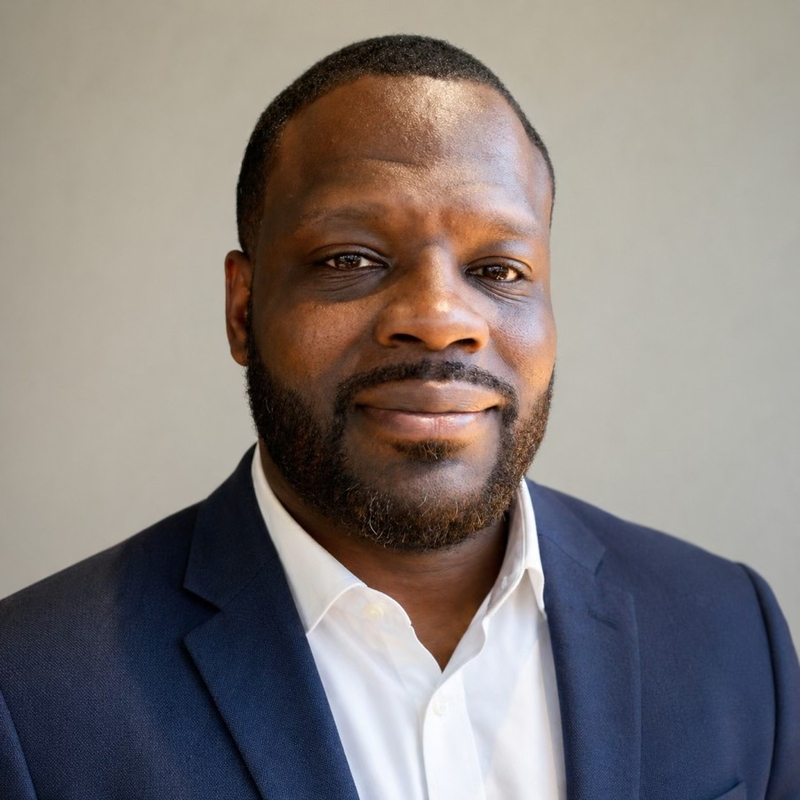
#> input picture assets/images/dakarai.jpg, 800 x 800 px
$ python reduce_undereye.py ../assets/images/dakarai.jpg out.png
#> lines starting #> are read from the running program, lines starting #| are printed output that depends on the picture; after the words box and inside, x2 and y2 are one past the last pixel; in counts of white or black regions, pixels touching at a corner belong together
"""
reduce_undereye.py — soften under-eye shadows on a portrait so the black-and-white
CSS filter on the MFS team page doesn't over-emphasise them.

Approach
--------
1. Detect the face using OpenCV Haar cascade
2. Detect eyes within the upper half of the face
3. Define an under-eye rectangle immediately below each eye
4. Sample skin tone from the mid-cheek (below the under-eye) to know the target
5. Lift the under-eye region toward that skin tone with a soft feathered mask
6. Also apply a light Gaussian blur inside the mask to reduce texture harshness

Usage
-----
    python scripts/reduce_undereye.py INPUT.jpg OUTPUT.jpg [--strength 0.55]

Idempotent — running twice will further soften, which is why we take a --strength arg.
"""

from __future__ import annotations

import argparse
from pathlib import Path

import cv2
import numpy as np


def _load_cascades():
    base = Path(cv2.data.haarcascades)
    face = cv2.CascadeClassifier(str(base / "haarcascade_frontalface_default.xml"))
    eye = cv2.CascadeClassifier(str(base / "haarcascade_eye.xml"))
    if face.empty() or eye.empty():
        raise RuntimeError("Failed to load Haar cascade XML files.")
    return face, eye


def _largest(rects):
    if len(rects) == 0:
        return None
    return max(rects, key=lambda r: r[2] * r[3])


def _detect_face_and_eyes(bgr: np.ndarray):
    face_cc, eye_cc = _load_cascades()
    gray = cv2.cvtColor(bgr, cv2.COLOR_BGR2GRAY)
    faces = face_cc.detectMultiScale(gray, scaleFactor=1.1, minNeighbors=5, minSize=(120, 120))
    face = _largest(faces)
    if face is None:
        return None, []
    fx, fy, fw, fh = face
    # Restrict eye search to top half of face to avoid nostril/mouth false positives.
    face_upper = gray[fy : fy + fh // 2, fx : fx + fw]
    eyes = eye_cc.detectMultiScale(face_upper, scaleFactor=1.1, minNeighbors=6, minSize=(fw // 8, fw // 8))
    # Convert back to full-image coordinates.
    eyes = [(fx + ex, fy + ey, ew, eh) for (ex, ey, ew, eh) in eyes]
    # Sort by area, keep up to two biggest.
    eyes = sorted(eyes, key=lambda r: r[2] * r[3], reverse=True)[:2]
    return face, eyes


def _sample_skin(bgr: np.ndarray, face_rect, eyes) -> np.ndarray:
    """Sample average skin BGR from the cheek region below the eyes."""
    fx, fy, fw, fh = face_rect
    if len(eyes) < 1:
        # Fallback: sample from lower-middle of face (cheek area).
        cy1 = fy + int(fh * 0.55)
        cy2 = fy + int(fh * 0.70)
        cx1 = fx + int(fw * 0.30)
        cx2 = fx + int(fw * 0.70)
    else:
        # Sample immediately below-and-outside the under-eye zone (cheek proper).
        ex, ey, ew, eh = eyes[0]
        cy1 = ey + int(eh * 2.2)
        cy2 = ey + int(eh * 3.4)
        cx1 = ex - int(ew * 0.2)
        cx2 = ex + int(ew * 1.2)
    cy1 = max(0, cy1)
    cy2 = min(bgr.shape[0], cy2)
    cx1 = max(0, cx1)
    cx2 = min(bgr.shape[1], cx2)
    patch = bgr[cy1:cy2, cx1:cx2]
    if patch.size == 0:
        return np.array([180, 160, 150], dtype=np.float32)  # neutral warm skin fallback
    # Use median to be robust against stray hair/shadow pixels.
    return np.median(patch.reshape(-1, 3), axis=0).astype(np.float32)


def _build_undereye_mask(shape, eyes) -> np.ndarray:
    """Feathered soft mask over the under-eye zones."""
    mask = np.zeros(shape[:2], dtype=np.float32)
    for (ex, ey, ew, eh) in eyes:
        # Under-eye rectangle: starts just below the eye, height ~ 0.9 of eye height, width ~ 1.1 of eye width.
        ux = int(ex - 0.05 * ew)
        uy = int(ey + 0.75 * eh)
        uw = int(ew * 1.10)
        uh = int(eh * 0.90)
        # Draw an ellipse (softer than a rectangle) then feather.
        center = (ux + uw // 2, uy + uh // 2)
        axes = (uw // 2, uh // 2)
        cv2.ellipse(mask, center, axes, 0, 0, 360, 1.0, thickness=-1)
    # Feather.
    k = max(15, (shape[0] // 40) | 1)  # odd kernel scaled to image size
    mask = cv2.GaussianBlur(mask, (k, k), 0)
    # Normalise to [0,1].
    if mask.max() > 0:
        mask = mask / mask.max()
    return mask


def reduce_undereye(bgr: np.ndarray, strength: float = 0.55) -> np.ndarray:
    """Return a copy of `bgr` with under-eye shadows softened.

    strength: 0..1 -- how strongly to pull the under-eye toward the skin-tone target.
    0.55 is a natural default; 0.7+ starts to look retouched.
    """
    face, eyes = _detect_face_and_eyes(bgr)
    if face is None or len(eyes) == 0:
        print("[warn] no face/eyes detected; returning input unchanged")
        return bgr.copy()

    skin = _sample_skin(bgr, face, eyes)  # BGR float
    mask = _build_undereye_mask(bgr.shape, eyes)  # HxW float 0..1

    # Build a "target" layer: a slight blend of the original with the skin tone,
    # slightly brightened, then lightly blurred to smooth texture.
    src = bgr.astype(np.float32)
    # Lightened toward skin: mix src with skin, then add a small brightness lift.
    target = 0.55 * src + 0.45 * skin.reshape(1, 1, 3)
    target = np.clip(target * 1.06, 0, 255)  # +6% brightness in the under-eye
    # Slight blur to reduce shadow texture / bags.
    target = cv2.GaussianBlur(target, (0, 0), sigmaX=2.5, sigmaY=2.5)

    mask3 = np.dstack([mask, mask, mask]) * float(strength)
    out = src * (1.0 - mask3) + target * mask3
    return np.clip(out, 0, 255).astype(np.uint8)


def main():
    ap = argparse.ArgumentParser()
    ap.add_argument("input", type=Path)
    ap.add_argument("output", type=Path)
    ap.add_argument("--strength", type=float, default=0.55, help="0..1, default 0.55")
    args = ap.parse_args()

    bgr = cv2.imread(str(args.input))
#> bgr is the input picture: shape (800, 800, 3); mean B, G, R 122.6, 125.5, 133
    if bgr is None:
        raise SystemExit(f"could not read {args.input}")
    result = reduce_undereye(bgr, strength=args.strength)
#> in _detect_face_and_eyes, `gray = cv2.cvtColor(bgr, cv2.COLOR_BGR2GRAY)`:
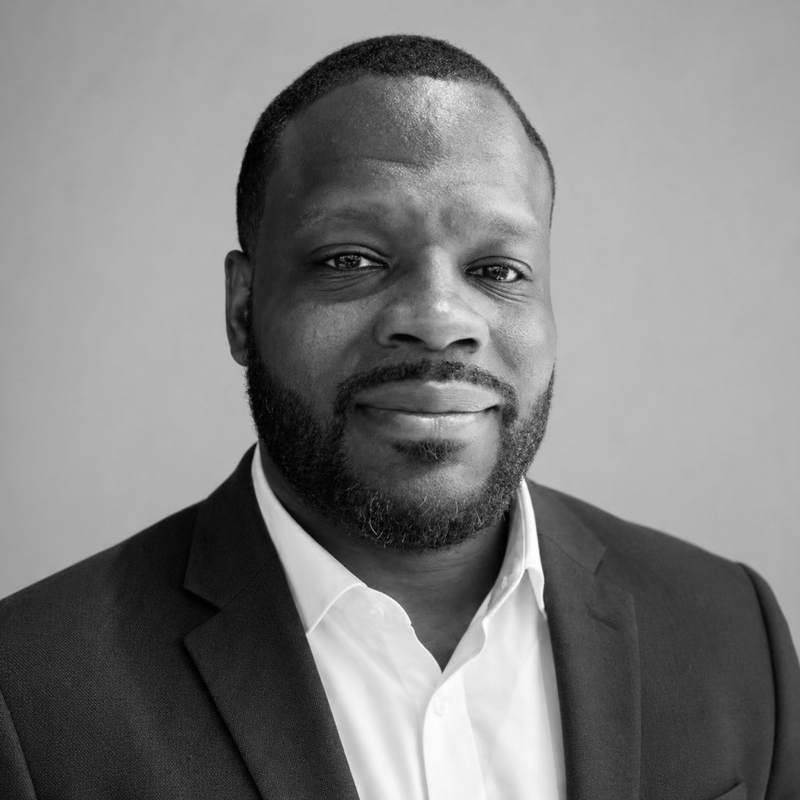
#> gray: shape (800, 800); min 0, max 255, mean 127.4
#> in _detect_face_and_eyes, `faces = face_cc.detectMultiScale(gray, scaleFactor=1.1, minNeighbors=5..`: faces = [[255, 130, 346, 346]]
#> in _detect_face_and_eyes, `face = _largest(faces)`: face = [255, 130, 346, 346]
#> in _detect_face_and_eyes, `fx, fy, fw, fh = face`: fx = 255; fy = 130; fw = 346
#> in _detect_face_and_eyes, `face_upper = gray[fy : fy + fh // 2, fx : fx + fw]`:
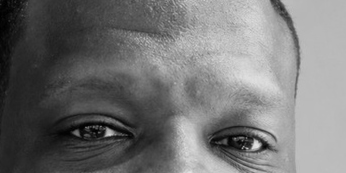
#> face_upper: shape (173, 346); min 0, max 227, mean 115
#> in _detect_face_and_eyes, `eyes = eye_cc.detectMultiScale(face_upper, scaleFactor=1.1, minNeighbo..`: eyes = [[209, 119, 46, 46]]
#> in _detect_face_and_eyes, `eyes = [(fx + ex, fy + ey, ew, eh) for (ex, ey, ew, eh) in eyes]`: eyes = [(464, 249, 46, 46)]
#> in reduce_undereye, `face, eyes = _detect_face_and_eyes(bgr)`: face = [255, 130, 346, 346]; eyes = [(464, 249, 46, 46)]
#> in _sample_skin, `fx, fy, fw, fh = face_rect`: fx = 255; fy = 130; fw = 346
#> in _sample_skin, `ex, ey, ew, eh = eyes[0]`: ex = 464; ey = 249; ew = 46
#> in _sample_skin, `cy1 = ey + int(eh * 2.2)`: cy1 = 350
#> in _sample_skin, `cy2 = ey + int(eh * 3.4)`: cy2 = 405
#> in _sample_skin, `cx1 = ex - int(ew * 0.2)`: cx1 = 455
#> in _sample_skin, `cx2 = ex + int(ew * 1.2)`: cx2 = 519
#> in _sample_skin, `patch = bgr[cy1:cy2, cx1:cx2]`:
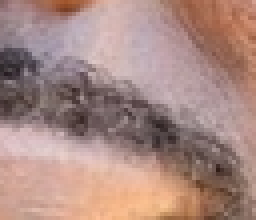
#> patch: shape (55, 64, 3) (shown 4 times larger); mean B, G, R 130.6, 137.7, 169.2
#> in reduce_undereye, `skin = _sample_skin(bgr, face, eyes)`: skin = [138, 144, 176]
#> the loop in _build_undereye_mask, `for (ex, ey, ew, eh) in eyes:` made 1 pass
#> (ex, ey, ew, eh, ux, uy, uw, uh) on pass 1: (464, 249, 46, 46, 461, 283, 50, 41)
#> after the loop in _build_undereye_mask, `for (ex, ey, ew, eh) in eyes:`:
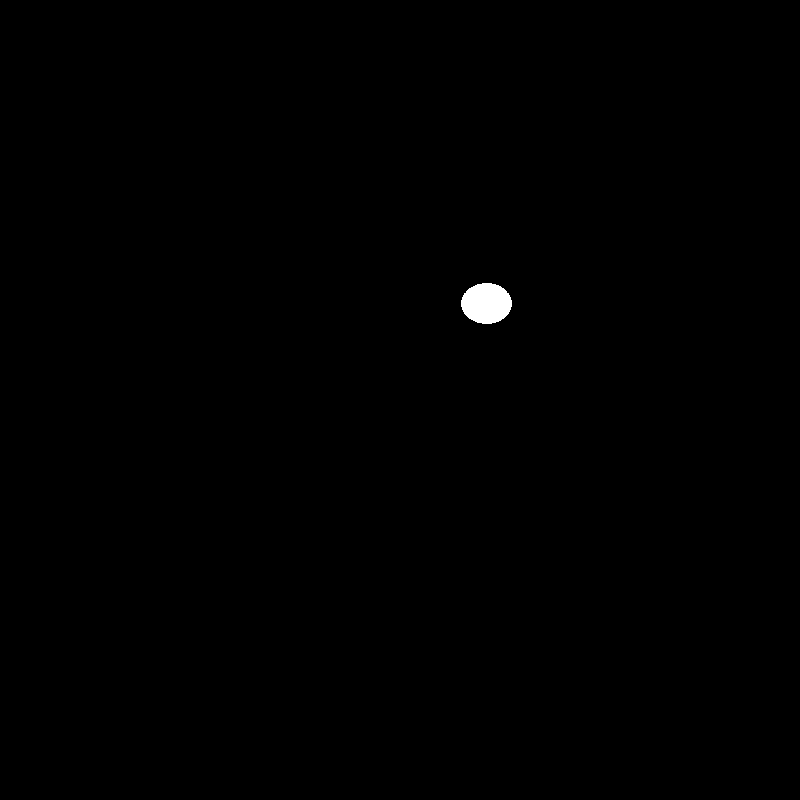
#> mask: shape (800, 800) float32; values 0 (black) and 1 (white), 0.25% white; 1 white region, box (x1, y1, x2, y2) and area: (461, 283, 512, 324) 1631
#> in reduce_undereye, `target = 0.55 * src + 0.45 * skin.reshape(1, 1, 3)`:
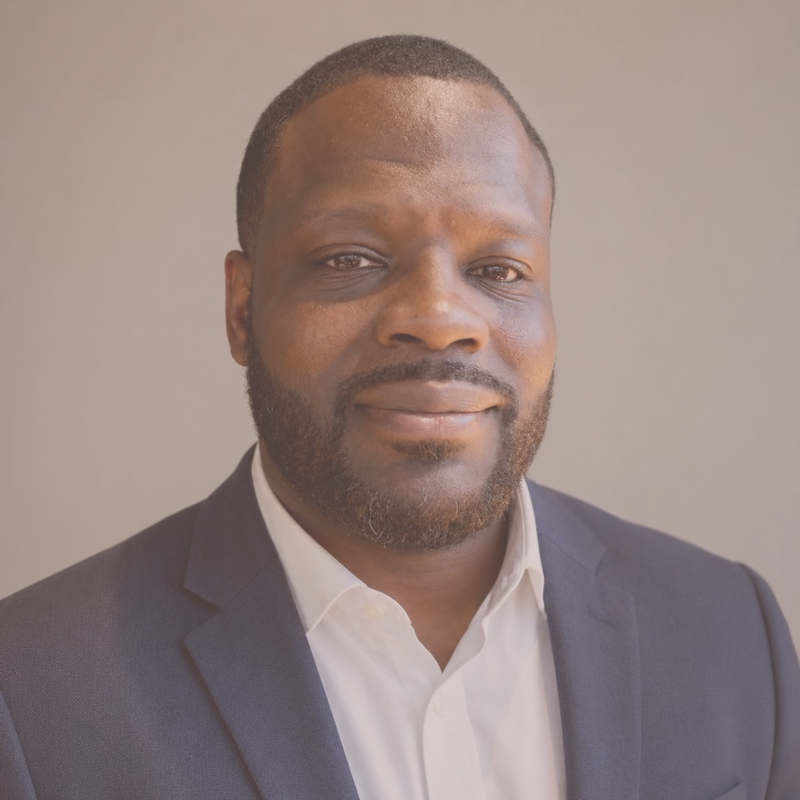
#> target: shape (800, 800, 3) float32; mean B, G, R 129.5, 133.9, 152.3
    args.output.parent.mkdir(parents=True, exist_ok=True)
    cv2.imwrite(str(args.output), result, [cv2.IMWRITE_JPEG_QUALITY, 92])
    print(f"[ok] wrote {args.output} (strength={args.strength})")


if __name__ == "__main__":
    main()
